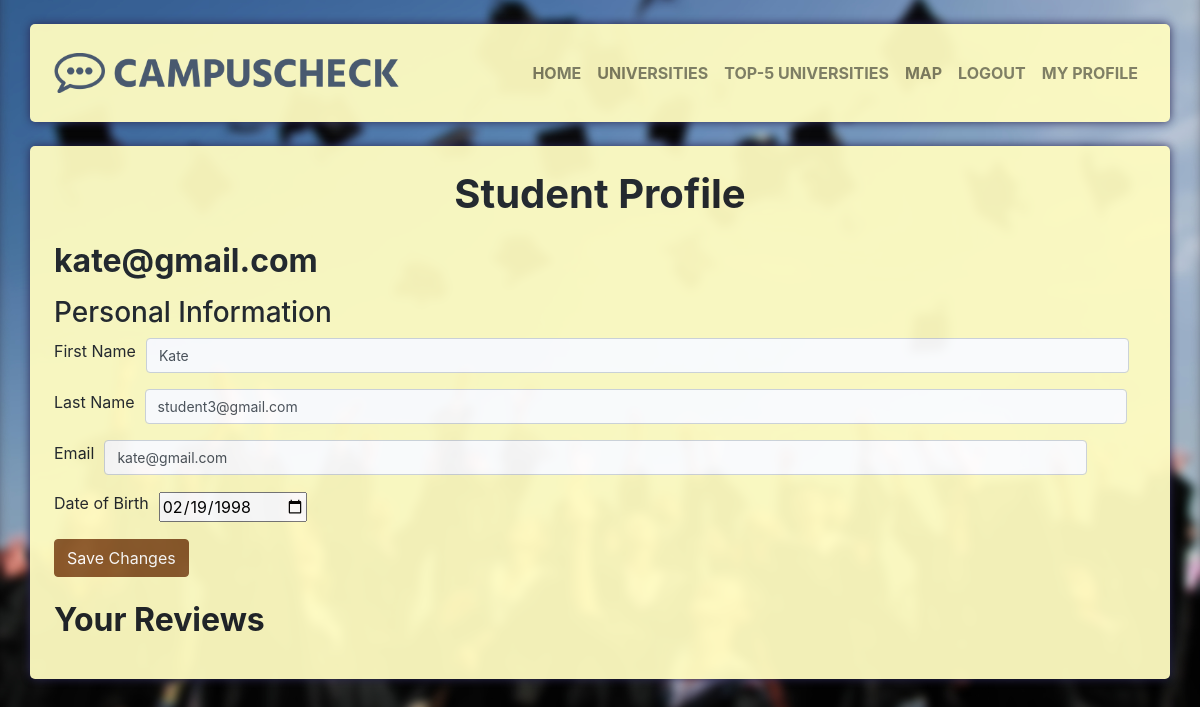
Page /student_profile/ (signed in) on the committed database.
### campus/models.py (models this page shows, shortened)
class StudentProfile(models.Model):
    user = models.OneToOneField(User, on_delete=models.CASCADE)
    email = models.EmailField(blank=True, null=True)
    first_name = models.CharField(max_length=50, blank=True)
    last_name = models.CharField(max_length=50, blank=True)
    date_of_birth = models.DateField(blank=True, null=True)
    class Meta:
        verbose_name_plural = 'StudentProfiles'

### campus/views.py (the view, shortened to what this page needs)
# urls.py: path('student_profile/', views.student_profile, name='student_profile'),
@login_required
def student_profile(request):
    try:
        profile = StudentProfile.objects.get(user=request.user)
    except StudentProfile.DoesNotExist:
        profile = StudentProfile(user=request.user)
        profile.save()
    enrollment = Enrollment.objects.filter(user=request.user).first()
    if enrollment:
        courses = enrollment.courses.all()
    else:
        courses = Course.objects.none()
    reviews = Review.objects.filter(user=request.user)
    ratings_by_course = {}
    form = StudentProfileForm(instance=profile)
    if request.method == 'POST':
        form = StudentProfileForm(request.POST, request.FILES, instance=profile)
        if form.is_valid():
            form.save()
            messages.success(request, 'Your information has been updated successfully.')
            return redirect(reverse('student_profile'))
    context = {
        'form': form,
        'courses': courses
    }
    return render(request, 'campus/student_profile.html', context)

### campus/forms.py
class StudentProfileForm(forms.ModelForm):
    email = forms.EmailField(required=True)
    first_name = forms.CharField(max_length=50, required=True)
    last_name = forms.CharField(max_length=50, required=True)
    date_of_birth = forms.DateField(required=True, widget=forms.DateInput(attrs={'type': 'date'}))
    class Meta:
        model = StudentProfile
        fields = ('email', 'first_name', 'last_name', 'date_of_birth')

### templates/campus/student_profile.html (shortened to what this page needs)
{% extends 'campus/base.html' %}
{% block content %}
  <h1>Student Profile</h1>
  <h2>{{ request.user.email }}</h2>
  <h3>Personal Information</h3>
  <form method="POST">
    <div class="form-group">
      <label for="{{ form.first_name.id_for_label }}">First Name</label>
      <input type="text" class="form-control" id="{{ form.first_name.id_for_label }}" name="{{ form.first_name.name }}" value="{{ form.first_name.value }}">
    </div>
    <div class="form-group">
      <label for="{{ form.last_name.id_for_label }}">Last Name</label>
      <input type="text" class="form-control" id="{{ form.last_name.id_for_label }}" name="{{ form.last_name.name }}" value="{{ form.last_name.value }}">
    </div>
    <div class="form-group">
      <label for="{{ form.email.id_for_label }}">Email</label>
      <input type="email" class="form-control" id="{{ form.email.id_for_label }}" name="{{ form.email.name }}" value="{{ form.email.value }}">
    </div>
        <div class="form-group">
      <label for="{{ form.date_of_birth.id_for_label }}">Date of Birth</label>
      {{ form.date_of_birth }}
    </div>
    <button type="submit" class="btn btn-primary beautiful-button">Save Changes</button>
  </form>
  <h2>Your Reviews</h2>
{% endblock %}

### static/css/styles.css (style rules this page uses)
body { background-image: url('/static/image/back.jpg'); background-size: cover; background-position: center; }
h1 { font-size: 2.5rem; font-weight: bold; text-align: center; }
h2 { font-size: 2rem; font-weight: bold; margin-top: 1.5rem; margin-bottom: 1rem; }
.form-group { display: flex; align-items: center; }
label { margin-right: 10px; }
.form-control { width: 90%; font-size: 14px; margin-right: 10px; }
.beautiful-button { background-color: #8B5A2B; border-color: #8B5A2B; margin-left: auto; }

### rows in the picture
StudentProfile: first_name "Kate", last_name "student3@gmail.com", email "kate@gmail.com", date_of_birth "02/19/1998"

### other values in the picture
{{ request.user.email }} "kate@gmail.com"
